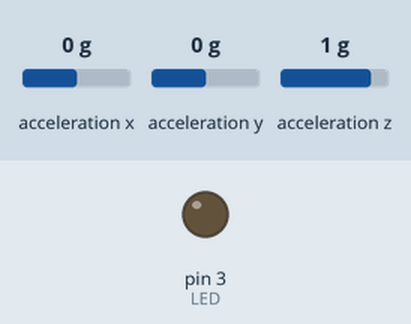
This sketch was run on a simulated Arduino Uno, built with avr-gcc and run on an emulated ATmega328P. Parts: output pins drawn as LEDs (lit = HIGH). Wiring (inferred from the names in the program): ADXL345 accelerometer at I2C address 0x53. The inputs (shaded band) are chosen by the test bench; at power-on: acceleration z 1 g, acceleration x 0 g, acceleration y 0 g.

Above: at 1.2 s.
1.3 s: acceleration z set to 0 g
At 2.5 s:
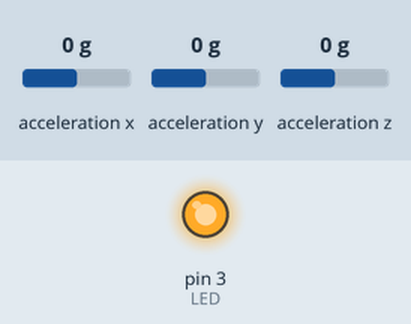
2.8 s: acceleration x set to -1.4 g
At 3.7 s:
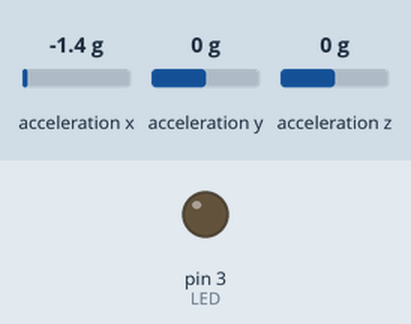
4.3 s: acceleration x set to 0 g
At 4.9 s:
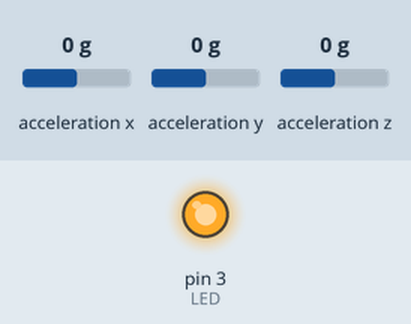
Timing chart, 0 to 7.3 s (numbered marks = the images above; inputs shaded):
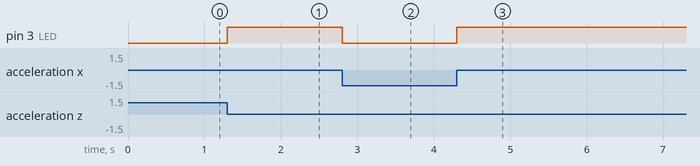

Measured:
- after the input at 1.3 s, pin 3 (LED): LOW → HIGH at once
- after the input at 2.8 s, pin 3 (LED): HIGH → LOW at once
- after the input at 4.3 s, pin 3 (LED): LOW → HIGH at once

The sketch:

Axelerometr.ino
```cpp
#include <Wire.h>  // Wire library - used for I2C communication
#define LED 3
int ADXL345 = 0x53; // The ADXL345 sensor I2C address

float X_out, Y_out, Z_out;  // Outputs

void setup() {
  Serial.begin(9600); // Initiate serial communication for printing the results on the Serial monitor
  Wire.begin(); // Initiate the Wire library
  // Set ADXL345 in measuring mode
  Wire.beginTransmission(ADXL345); // Start communicating with the device
  Wire.write(0x2D); // Access/ talk to POWER_CTL Register - 0x2D
  // Enable measurement
  Wire.write(8); // (8dec -> 0000 1000 binary) Bit D3 High for measuring enable
  Wire.endTransmission();
  delay(10);
  pinMode(LED, OUTPUT);
}

void loop() {
  // === Read acceleromter data === //
  Wire.beginTransmission(ADXL345);
  Wire.write(0x32); // Start with register 0x32 (ACCEL_XOUT_H)
  Wire.endTransmission(false);
  Wire.requestFrom(ADXL345, 6, true); // Read 6 registers total, each axis value is stored in 2 registers
  X_out = ( Wire.read()| Wire.read() << 8); // X-axis value
  X_out = X_out/256; //For a range of +-2g, we need to divide the raw values by 256, according to the datasheet
  Y_out = ( Wire.read()| Wire.read() << 8); // Y-axis value
  Y_out = Y_out/256;
  Z_out = ( Wire.read()| Wire.read() << 8); // Z-axis value
  Z_out = Z_out/256;

  if (abs(X_out-Y_out) < 0.1 && abs(Z_out-Y_out) < 0.1 && abs(X_out) < 0.1){
    digitalWrite(LED,HIGH);
  }else{
    digitalWrite(LED,LOW);
  }
}
```
